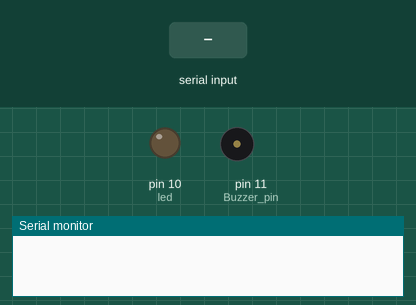
Simulated run of this sketch. Board: Arduino Mega 2560, built with avr-gcc and run on an emulated ATmega2560. Parts: output pins drawn as LEDs (lit = HIGH), buzzer (waves = sounding), the last lines printed to the serial monitor. The inputs (shaded band) are chosen by the test bench.

Above: at 1.2 s.
1.3 s: "1\n" received over the second serial link
At 1.6 s:
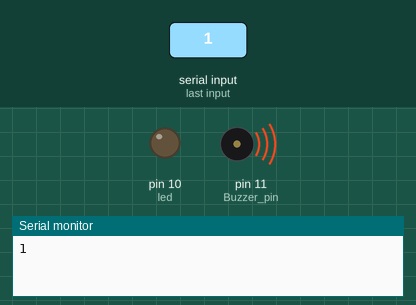
2.8 s: "0\n" received over the second serial link
At 4.0 s:
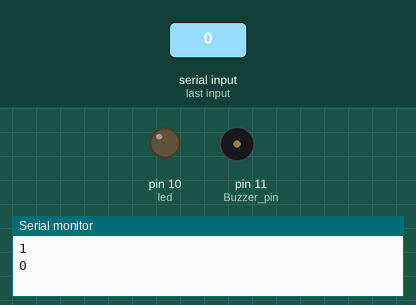
4.3 s: "2\n" received over the second serial link
At 5.1 s:
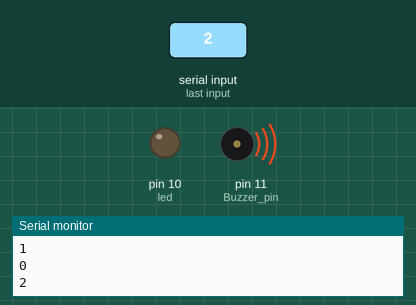
Timing chart, 0 to 7.3 s (numbered marks = the images above; inputs shaded):
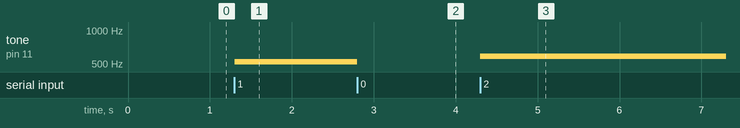

The sketch:

240611_bluLed.ino
```cpp
int led = 10;
int Buzzer_pin = 11;

void setup() {
  Serial.begin(9600);
  Serial3.begin(9600);

  pinMode(led, OUTPUT);
  pinMode(Buzzer_pin, OUTPUT);
}

void loop() {
  /*
  if(Serial3.available() > 0){
    char recv = Serial3.read();
    Serial3.write(recv);
    Serial.println(recv);
  }
  */

  // Serial3 => 14, 15 핀 사용

  if(Serial3.available()){
    char recv = Serial3.read(); // 수신(스마트폰 -> 블루 -> 아두이노)
    Serial.write(recv); // 송신(아두이노 -> 블루 -> 스마트폰)
    Serial.write("\n"); // 출력

      if(recv == '1'){
        tone(Buzzer_pin, 523);
        // digitalWrite(led, HIGH);
      }

      if(recv == '2'){
        tone(Buzzer_pin, 587);
        // digitalWrite(led, LOW);
      }

      if(recv == '3'){
        tone(Buzzer_pin, 659);
      }

      if(recv == '4'){
        tone(Buzzer_pin, 698);
      }

      if(recv == '5'){
        tone(Buzzer_pin, 783);
      }

      if(recv == '6'){
        tone(Buzzer_pin, 880);
      }

      if(recv == '7'){
        tone(Buzzer_pin, 987);
      }

      if(recv == '8'){
        tone(Buzzer_pin, 1046);
      }

      if(recv == '0'){
        noTone(Buzzer_pin);
      }
  }

  if(Serial.available()){
    Serial3.write(Serial.read());
  }

}
```

Measured:
- after the input at 1.3 s, tone on pin 11 (Buzzer_pin): silent → 523 Hz at once
- after the input at 2.8 s, tone on pin 11 (Buzzer_pin): 523 Hz → silent at once
- after the input at 4.3 s, tone on pin 11 (Buzzer_pin): silent → 587 Hz at once
